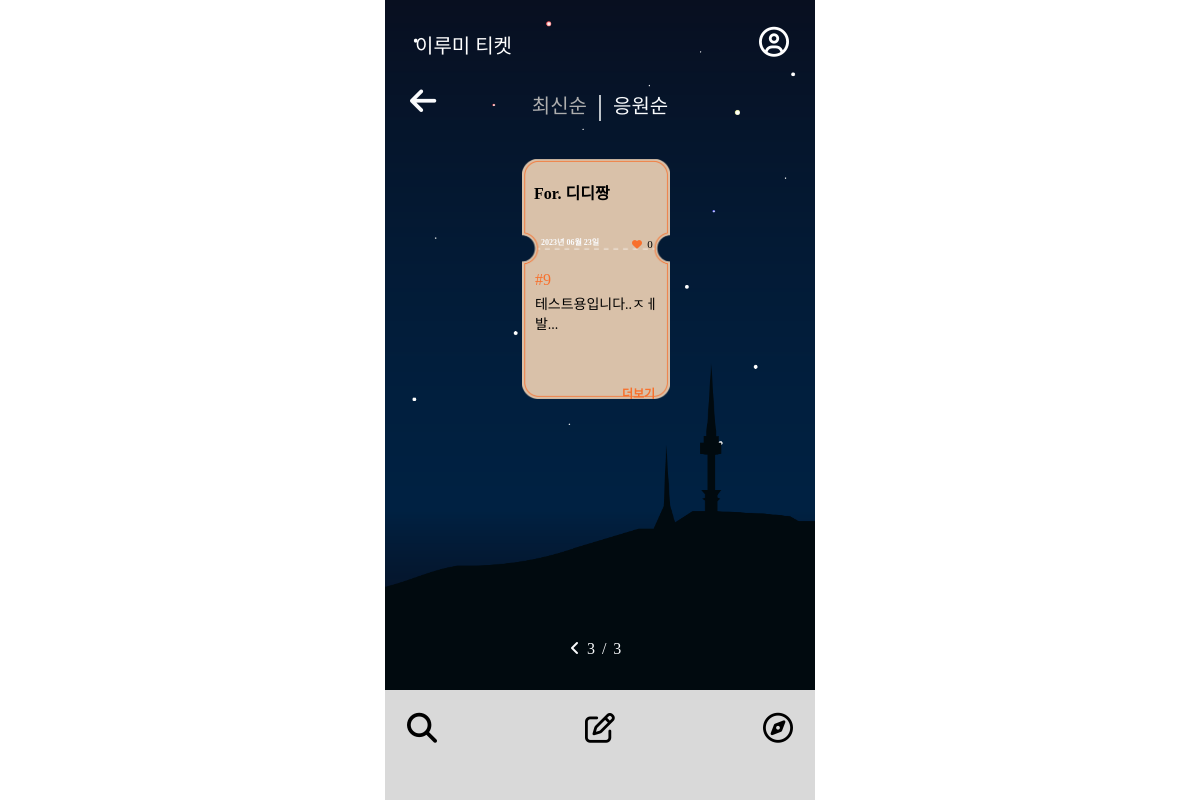
The page /ticketlistpop/?page=3 on the database as committed earlier.
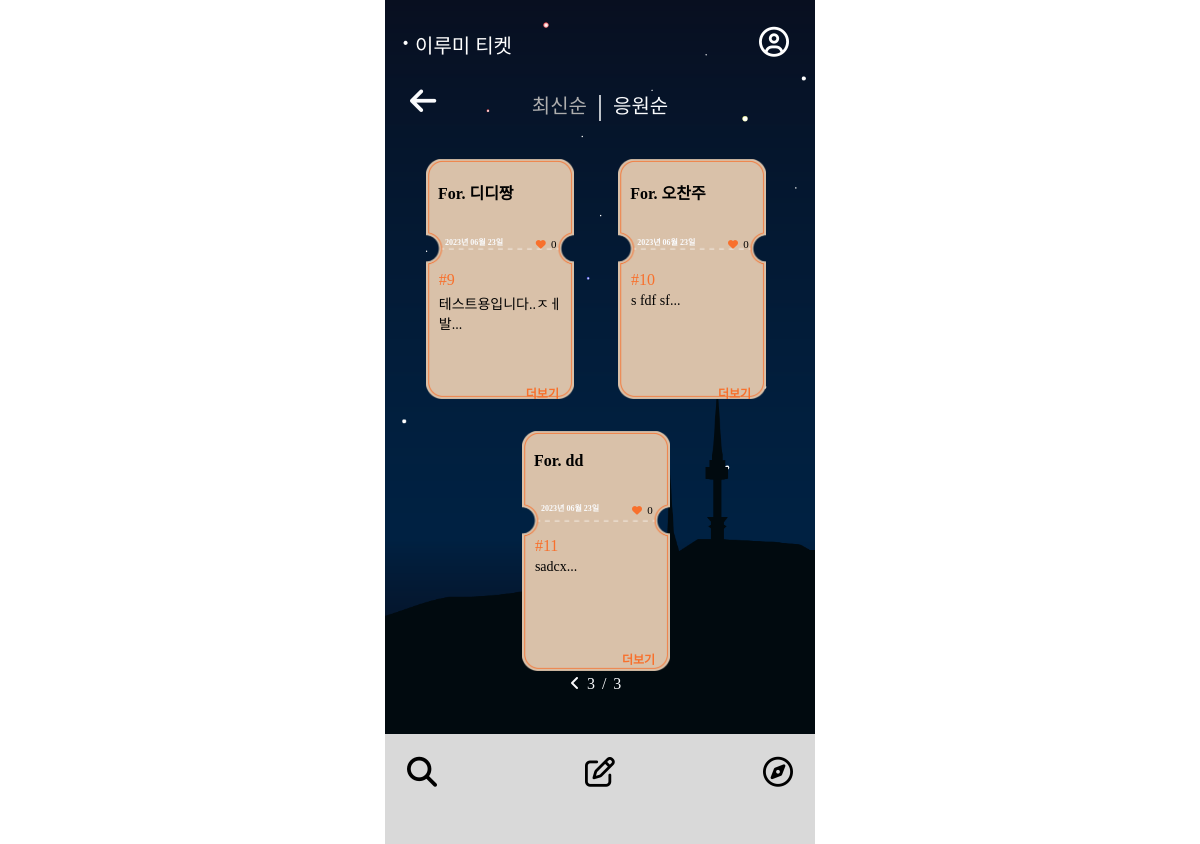
The same page on the database as committed later.
### mainpage/models.py (models this page shows, shortened)
class Ticket(models.Model):
    writer = models.ForeignKey(User, null=False, blank=False, on_delete=models.CASCADE)
    pub_date = models.DateTimeField()
    body = models.TextField()
    like = models.ManyToManyField(User, related_name='likes', blank=True)
    like_count = models.PositiveIntegerField(default=0)
    def summary(self):
        return self.body[:40]

### accounts/models.py (models this page shows)
class Profile(models.Model):
    user = models.OneToOneField(User, on_delete=models.CASCADE)
    nickname = models.TextField(max_length=10)

### mainpage/views.py (the view)
# urls.py: path('ticketlistpop/', ticketlistpop, name="ticketlistpop"),
def ticketlistpop(request):
    ticket_list = Ticket.objects.order_by('-like_count')
    paginator = Paginator(ticket_list, 4)
    page = request.GET.get('page')
    tickets = paginator.get_page(page)
    return render(request, 'mainpage/ticketlistpop.html', {'tickets':tickets})

### mainpage/templates/mainpage/ticketlistpop.html (shortened to what this page needs)
{% extends 'base.html' %}
{% block content %}
        <head>
            <link rel="stylesheet" href="/static/css/ticketlistnew.css">
        </head>
<body>
<div class="wallpaper">
    <section class="first">
        <div class="backk">
            <a class="back" href="{% url 'mainpage:mainpage' %}"><i class="fa-solid fa-arrow-left" style="color: #FAFBFD;"></i></a>
        </div>
        <div class="buttons">
        <a class="recently2" href="{% url 'mainpage:ticketlistnew' %}">최신순</a>
        <span class="stick">|</span>
        <a class="active2" href="{% url 'mainpage:ticketlistpop' %}">응원순</a>
        </div>
    </section>
    <div class="container">
        <div class="card_container">
        {% for ticket in tickets %}
            <div class="card">
                <div class="card-body">
                    <h4 class="card-subtitle mb-2 text-muted card-nickname">For. {{ticket.writer.profile.nickname}}</h4>
                    <h4 class="date">{{ ticket.pub_date|date:"Y년 m월 d일" }}</h4>
                    <h4 class="like"><i class="fa-solid fa-heart" style="color: #f8702c;"></i><a class="like_count">{{ticket.like_count}}</a></h4>
                    <h4 class="number"> #{{ticket.id}} </h4>
                    <h4 class="card-text">{{ticket.summary}}... </h4>
                    <a href="{%url 'mainpage:detail' ticket.id %}" class="more">더보기</a>
                </div>
            </div>
        {% endfor %}
        <div class="order">
            {% if tickets.has_previous %}
            <a href="?page={{tickets.previous_page_number}}"><i class="fa-solid fa-angle-left" style="color: #FAFBFD;"></i></a>
            {% endif %}
            <span>{{tickets.number}}</span>
            <span class="stand">/</span>
            <span>{{tickets.paginator.num_pages}}</span>
        </div>
        </div>
</div>
<div>
    <nav class="footer-container">
        <ul class="icons">
            <li><a href="{% url 'mainpage:ticketlistnew' %}"><i class="fa-solid fa-magnifying-glass" style="color: #000000;"></i></a></li>
            <li><a href="{% url 'mainpage:new' %}"><i class="fa-regular fa-pen-to-square" style="color: #000000;"></i></a></li>
            <li><a href="{% url 'qnapage:qnalistrecent' %}"><i class="fa-regular fa-compass" style="color: #000000;"></i></a></li>
        </ul>
    </nav>
</div>
</div>
</body>
{% endblock %}

### Lumiticket/templates/base.html (shortened to what this page needs)
<!DOCTYPE html>
<html lang="en">
<head>
    <link rel="stylesheet" href="/static/css/base.css">
</head>
<body>
    <div class="wallpaper">
        <nav class="nav-container">
            <ul class="logo">
                <li><a href="{% url 'mainpage:mainpage' %}">이루미 티켓</a></li>
            </ul>
            <a href = "{% url 'mypage:mypage' %}">
                <ul class="icon">
                    <li><a href = "{% url 'mypage:mypage' %}"><i class="fa-regular fa-circle-user" style="color: #ffffff;"></i></a></li>
                </ul>
        </nav>
{% block content%}
{% endblock %}
</div>
</body>
</html>

### Lumiticket/static/css/base.css (style rules this page uses)
body { display: flex; justify-content: center; align-items: center; width: 100vw; height: 100vh; margin: 0%; }
.wallpaper { position: relative; max-width: 430px; width: 100%; height: 100vh; background-size: cover; background-image: url('image/배경.png'); background-repeat: no-repeat; }
.nav-container { position: absolute; top: 0; left: 0; right: 0; display: flex; justify-content: space-between; align-items: center; background-color: rgba(0, 0, 0, 0); list-style-type: none; z-index: 1000; }
.logo { cursor: pointer; display: flex; justify-content: space-between; align-items: center; list-style-type: none; text-decoration: none; margin: 30px; padding: 0; }
.logo a { text-decoration: none; color: white; text-align: center; font-size: 20px; font-family:'Tenada'; }
.icon { cursor: pointer; display: flex; justify-content: space-between; align-items: center; list-style-type: none; text-decoration: none; margin-right: 20px; }
.icon i { font-size: 30px; width: 36px; height: 36px; }
.footer-container { position: absolute; bottom: 0; left: 0; right: 0; margin: 0; padding: 10px; background-color:#D9D9D9; list-style-type: none; height: 90px; }
.icons { list-style: none; display: flex; margin: 0; padding-left: 0; justify-content: space-between; font-size: 30px; }
.icons li { padding: 12px; margin: 0; justify-content: space-between; }

### Lumiticket/static/css/ticketlistnew.css (style rules this page uses)
.wallpaper { max-width: 430px; width: 100%; height: 100vh; background-size: cover; background-image: url('image/bgimage.png'); background-repeat: no-repeat; overflow: hidden; background-position: center; position: absolute; top: 50%; left: 50%; transform: translate(-50%, -50%); }
.backk { display: flex; position: absolute; justify-content: flex-start; font-size: 30px; list-style-type: none; text-decoration: none; margin-left: 25px; margin-top: 85px; z-index: 10000; }
.buttons { display: flex; align-items: center; position: fixed; top: 80px; list-style-type: none; text-decoration: none; justify-content: center; width:100%; }
.recently2 { color:#AEAEAE; font-size: 20px; list-style-type: none; text-decoration: none; font-family: 'DONGGUK UNIVERSITY'; margin: 10px; }
.stick { color: #FAFBFD; font-size: 30px; }
.active2 { color:#FAFBFD; font-size: 20px; list-style-type: none; text-decoration: none; font-family: 'DONGGUK UNIVERSITY'; margin: 10px; }
.order { color: #FAFBFD; display: flex; justify-content: center; font-family: 'DONGGUK UNIVERSITY'; top: 80%; position: fixed; left:43%; }
.fa-angle-left { margin-right:7px; }
.stand { margin-right: 7px; margin-left: 7px; }
.card { background-image: url('image/ticket.png'); background-repeat: no-repeat; background-size: contain; height: 15rem; position: relative; width: 35%; flex-basis: calc(44% - 15px); margin-left: 18px; margin-bottom: 2rem; }
.card_container { display: flex; flex-direction: row; margin-top:calc(30% + 30px); justify-content: center; flex-wrap: wrap; max-height: calc(100vh - 300px); overflow-y: auto; padding-bottom: 123px; }
.container { height: calc(100vh - 110px); }
.card-body { position: relative; color:black; font-family: 'DONGGUK UNIVERSITY'; list-style-type: none; text-decoration: none; align-items: center; margin-top: 4%; }
section.first { overflow: hidden; position: fixed; width: 100%; height: 20%; }
.card-nickname { color: black; margin-left: 7%; font-weight: bold; }
.date { color: #FAFBFD; font-size: 0.5rem; margin-left: 1.2rem; margin-top: 2rem; }
.fa-heart { font-size: 10px; margin-left: 110px; margin-right: 3%; }
.like { display: flex; align-items: center; margin-top: -20px; }
.like_count { font-size: 11px; font-weight: 100; }
.number { color: #F8702C; font-weight: 100; margin-left: 13px; margin-bottom: -15px; }
.card-text { margin-left: 13px; margin-right: 30px; font-size: 14px; font-weight: 100; height: 80px; }
.more { list-style-type: none; text-decoration: none; color: #F8702C; font-size: 12px; margin-left: 100px; display: flex; margin-top: -7px; font-weight: bold !important; }

Rows that differ between the two databases and show on the page:
added Ticket: writer.profile.nickname "오찬주", pub_date "2023년 06월 23일", like_count "0", id "10", summary "s fdf sf"
added Ticket: writer.profile.nickname "dd", pub_date "2023년 06월 23일", like_count "0", id "11", summary "sadcx"
